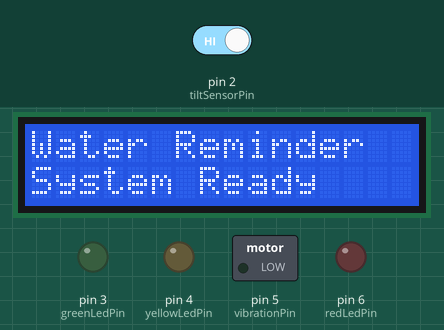
Bench run of a sketch on a simulated Arduino Uno, built with avr-gcc and run on an emulated ATmega328P. Parts: 16×2 character LCD, switched loads named in the sketch (green lamp = pin HIGH), output pins drawn as LEDs (lit = HIGH). The test bench sets the inputs (shaded band); at power-on: pin 2 (tiltSensorPin) HIGH. What the sketch prints to the serial monitor is not drawn.

Above: at 1.2 s.
1.3 s: pin 2 (tiltSensorPin) driven LOW
At 32.3 s:
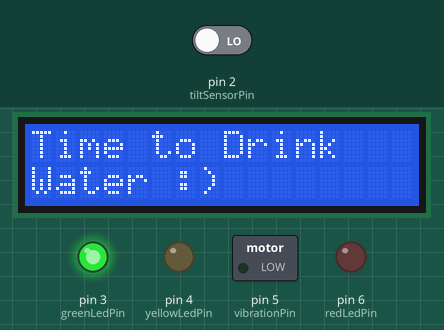
Timing chart, 0 to 32.9 s (numbered marks = the images above; inputs shaded):
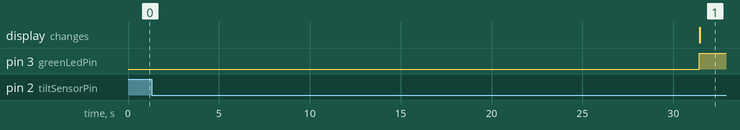

Measured:
- after the input at 1.3 s, pin 3 (greenLedPin): LOW → HIGH after 30.1 s instead of 28.7 s

The sketch:

main.ino
```cpp
#include <Wire.h>
#include <LiquidCrystal_I2C.h>


LiquidCrystal_I2C lcd(0x20, 16, 2); //lcd
const int tiltSensorPin = 2;


const int greenLedPin = 3;
const int yellowLedPin = 4;
const int vibrationPin = 5;
const int redLedPin = 6;
const int buzzerPin = 7;

//---------------Time Tuning from here--------------
const unsigned long reminderInterval = 30000;
const unsigned long greenTime = 10000;
const unsigned long yellowTime = 10000;
const unsigned long redBlinkInterval = 5000;

//----------------States-----------------------
enum SystemState {
  IDLE,
  GREEN_ALERT,
  YELLOW_ALERT,
  RED_ALERT
};

SystemState currentState = IDLE;
SystemState lastDisplayedState = IDLE;

//-----------Initial Varibales---------------
unsigned long lastDrinkTime = 0;
unsigned long stateStartTime = 0;
unsigned long lastRedToggle = 0;
bool redOn = false;

bool lastTiltState = HIGH;


void setup() {
  Serial.begin(9600);

  pinMode(tiltSensorPin, INPUT_PULLUP);

  pinMode(greenLedPin, OUTPUT);
  pinMode(yellowLedPin, OUTPUT);
  pinMode(redLedPin, OUTPUT);
  pinMode(vibrationPin, OUTPUT);
  pinMode(buzzerPin, OUTPUT);

  stopAllOutputs();


  lastDrinkTime = millis();
  Serial.println("System Initialising");

  //LCD part
  lcd.init();
  lcd.backlight();
  lcd.clear();
  lcd.setCursor(0, 0);
  lcd.print("Water Reminder");
  lcd.setCursor(0, 1);
  lcd.print("System Ready");

  Serial.println("System Ready");
}


void loop() {
  checkTiltSensor();
  handleStateMachine();
  updateLCD();
}


//-------------------TILT SENSOR-----------------------
bool bottlePicked() {
  return digitalRead(tiltSensorPin) == LOW;  // low means active because we used INPUT_PULLUP
}

void checkTiltSensor() {
  bool currentTilt = digitalRead(tiltSensorPin);

  if (currentTilt != lastTiltState) {
    delay(20); //debounse
    lastTiltState = currentTilt;

    if (currentTilt == LOW) {
      Serial.println("----------------------------------");
      Serial.println("Bottle picked up");
      Serial.println("Resetting the System to default");
      Serial.println("----------------------------------");

      lastDrinkTime = millis();
      currentState = IDLE;
      stopAllOutputs();

    }
  }
}

//----------------STATES HANDLING USING CASES-------------
void handleStateMachine() {
  unsigned long now = millis();

  switch (currentState) {

    case IDLE:
      if (now - lastDrinkTime >= reminderInterval) {
        Serial.println("----------------------------------");
        Serial.println("No drinking detected");
        Serial.println("Green LED ON");
        Serial.println("----------------------------------");

        digitalWrite(greenLedPin, HIGH);
        currentState = GREEN_ALERT;
        stateStartTime = now;
      }
      break;

    case GREEN_ALERT:
      if (bottlePicked()) return;

      if (now - stateStartTime >= greenTime) {
        Serial.println("Yellow LED + Vibration ON");

        digitalWrite(greenLedPin, LOW);
        digitalWrite(yellowLedPin, HIGH);
        digitalWrite(vibrationPin, HIGH);

        currentState = YELLOW_ALERT;
        stateStartTime = now;
      }
      break;

    case YELLOW_ALERT:
      if (bottlePicked()) return;

      if (now - stateStartTime >= yellowTime) {
        Serial.println("----------------------------------");
        Serial.println("Red LED + Buzzer ON");

        digitalWrite(yellowLedPin, LOW);
        digitalWrite(vibrationPin, LOW);

        currentState = RED_ALERT;
        lastRedToggle = now;
      }
      break;

    case RED_ALERT:
      if (bottlePicked()) return;

      if (now - lastRedToggle >= redBlinkInterval) {
        lastRedToggle = now;
        redOn = !redOn;

        if (redOn) {
          digitalWrite(redLedPin, HIGH);
          tone(buzzerPin, 1000);
        } else {
          digitalWrite(redLedPin, LOW);
          noTone(buzzerPin);
        }
      }
      break;
  }
}


//---------------LCD Function---------------------

void updateLCD() {
  if (currentState == lastDisplayedState) return;

  lcd.clear();


  switch (currentState) {
    case IDLE:
      lcd.setCursor(0, 0);
      lcd.print("Bottle Picked");
      lcd.setCursor(0, 1);
      lcd.print("Up :)");
      break;

    case GREEN_ALERT:
      lcd.setCursor(0, 0);
      lcd.print("Time to Drink");
      lcd.setCursor(0, 1);
      lcd.print("Water :)");
      break;

    case YELLOW_ALERT:
      lcd.setCursor(0, 0);
      lcd.print("Dehydration :(");
      lcd.setCursor(0, 1);
      lcd.print("Detected");
      break;

    case RED_ALERT:
      lcd.setCursor(0, 0);
      lcd.print("DRINK WATER NOW");
      lcd.setCursor(0, 1);
      lcd.print("PLEASE !!!!");
      break;


  }

  lastDisplayedState = currentState;
}

// ------------------------------------//

void stopAllOutputs() {
  digitalWrite(greenLedPin, LOW);
  digitalWrite(yellowLedPin, LOW);
  digitalWrite(redLedPin, LOW);
  digitalWrite(vibrationPin, LOW);
  noTone(buzzerPin);

  Serial.println("All turned OFF");
}
```
